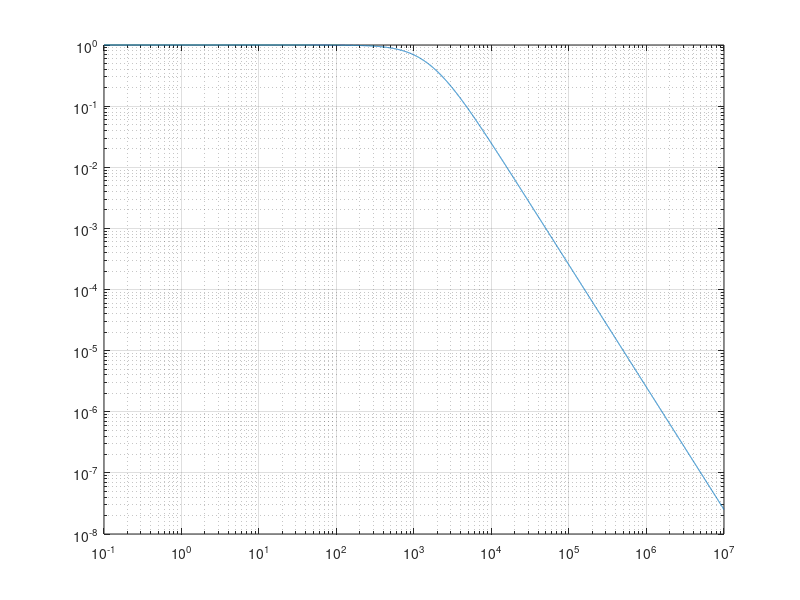

MATLAB code to generate this figure:
%
% Simulate PWM output
%

clock_freq = 250e6;
pwm_bit_depth = 10;
pwm_freq = clock_freq/2^pwm_bit_depth;
Vin_peak = 0.8;

f = logspace(-1,7,1e4);
w = 2*pi*f;

R1 = 100;
C1 = 8.2e-9 + 1e-6;%4.7e-6;
R2 = 1e3;
Resr = 0;
C2 = .1e-6;%47e-6;
C3 = 0e-6;

% R1 = 100;
% C1 = 8.2e-9;
% R2 = 0*2.2e3;
% Resr = 2.478;
% C2 = 47e-6;
% C3 = 0e-6;

% R1 = 100;
% C1 = 8.2e-9;
% R2 = 1.2e4;
% Resr = 2.478;
% C2 = 10e-6;
% C3 = 0e-6;
gain = 1 + 10/1.2;

ZC1 = 1./(1i*w*C1);
ZC2 = (1 + 1i*w*Resr*C2)./(1i*w*C2);
ZC2 = (1./ZC2 + 1i*w*C3).^-1;

H = ZC1.*ZC2./(R1.*ZC1 + (R1 + ZC1).*(R2 + ZC2));
H1 = ZC1./(R1 + ZC1).*(1 - ZC1.*R1./(R1.*ZC1 + (R1 + ZC1).*(R2 + ZC2)));

g = @(x) Vin_peak*gain*abs(interp1(f,H,x,'pchip'));
g1 = @(x) Vin_peak*gain*abs(interp1(f,H1,x,'pchip'));

%%
figure(2);%clf;
loglog(f,abs(H));
hold on;
grid on;

[~,idx] = find(abs(H).^2 <= 0.5,1,'first');
fprintf('Amplitude at PWM freq is %.3f mV, 3 dB freq is %.2f Hz\n',1e3*g(pwm_freq),f(idx));